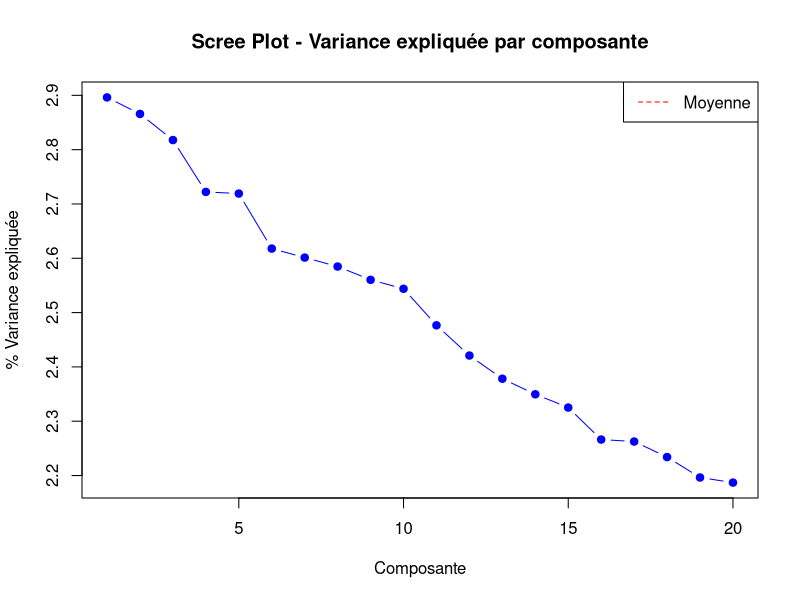
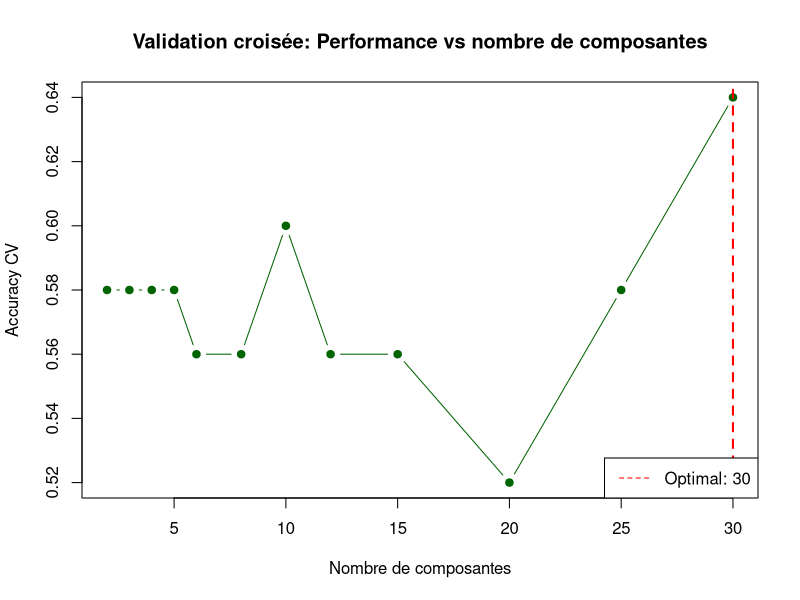
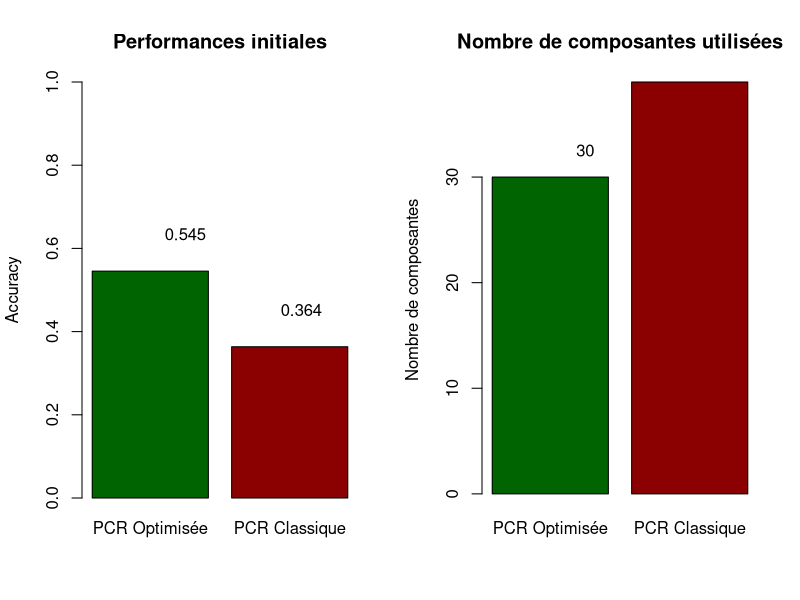
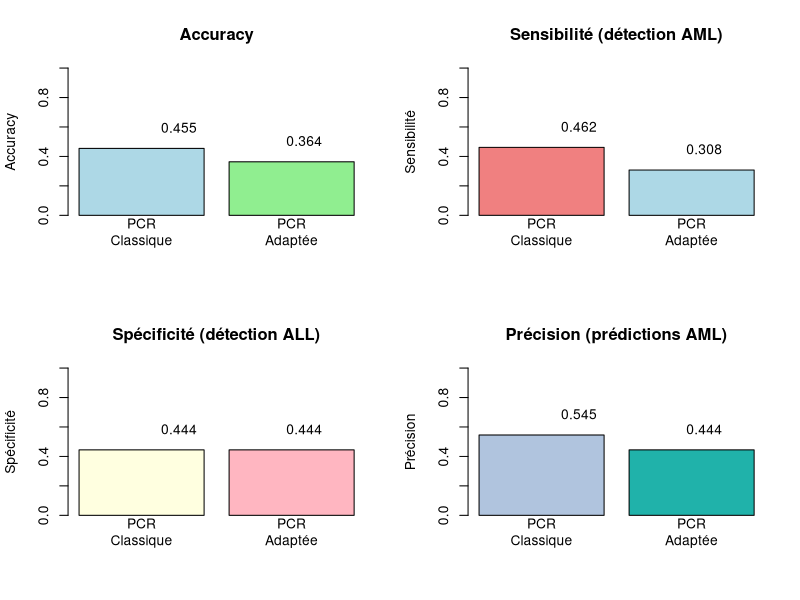
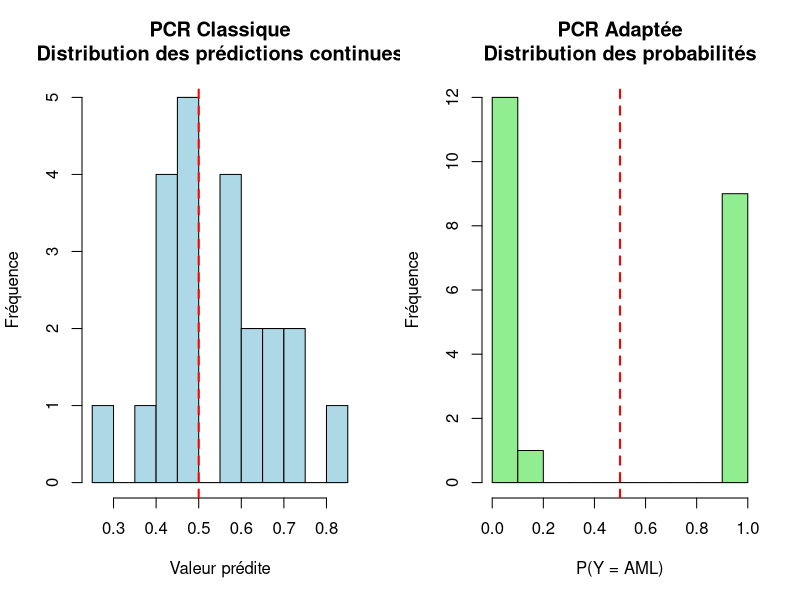
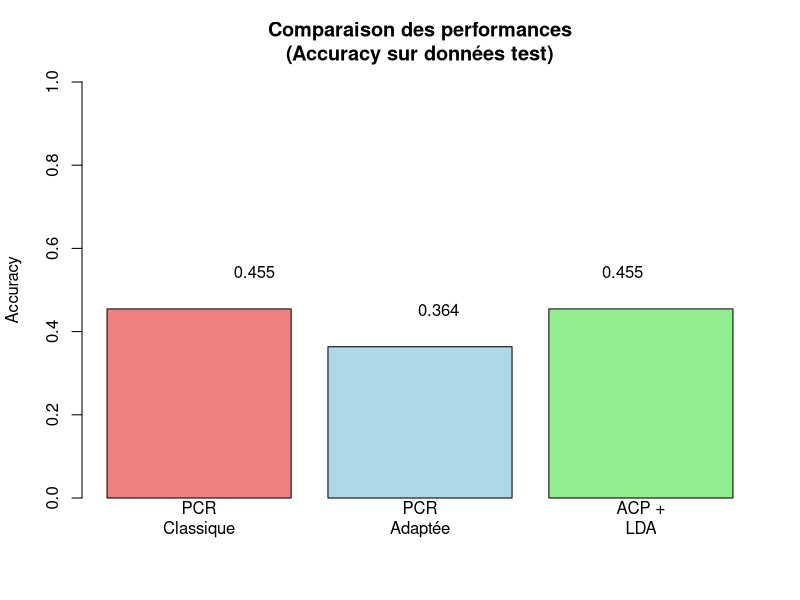

The R script that drew these images, in order:
## ---- chunk 1
# Charger les packages de base disponibles dans R
library(stats)     # Pour prcomp, glm
library(MASS)      # Pour LDA (optionnel)
library(knitr)     # Pour kable

# Packages pour améliorer l'affichage des tableaux
# Note: Si kableExtra n'est pas installé, exécutez: install.packages("kableExtra")
if (!require(kableExtra, quietly = TRUE)) {
  warning("Le package 'kableExtra' n'est pas installé. Les tableaux seront affichés avec kable() basique.\nPour une meilleure présentation, installez le package avec: install.packages('kableExtra')")
  use_kableExtra <- FALSE
} else {
  library(kableExtra)
  use_kableExtra <- TRUE
}

set.seed(12311)

# Fonction utilitaire pour l'affichage des tableaux
format_table <- function(df, caption = NULL, col_names = NULL) {
  # Construire les arguments pour kable
  kable_args <- list(x = df, caption = caption, digits = 4)
  if (!is.null(col_names)) {
    kable_args$col.names <- col_names
  }
  
  if (use_kableExtra) {
    table <- do.call(kable, kable_args) %>%
      kable_styling(bootstrap_options = c("striped", "hover", "condensed"), 
                    full_width = FALSE,
                    position = "center") %>%
      row_spec(0, bold = TRUE, color = "white", background = "#2c3e50")
    return(table)
  } else {
    return(do.call(kable, kable_args))
  }
}
## ---- chunk 2
# Paramètres du jeu de données (conforme au rapport principal)
n <- 72      # Nombre d'observations
p <- 1000    # Nombre de variables explicatives numériques

# Génération des variables explicatives (toutes numériques)
set.seed(12311)
X <- matrix(rnorm(n * p), n, p)
colnames(X) <- paste0("V", 1:p)

# Variable à expliquer (catégorielle binaire)
y <- factor(sample(c("ALL", "AML"), n, replace = TRUE))

# Conversion en dataframe pour faciliter les manipulations
df_numeric <- data.frame(X, Y = y)

# Résumé des caractéristiques du jeu de données
data_summary <- data.frame(
  Caracteristique = c("Dimensions", "Variables explicatives", "Observations", "Rapport p/n", "Type de Y"),
  Valeur = c(paste0(dim(df_numeric)[1], " × ", dim(df_numeric)[2]), 
             paste0(p, " (numériques)"),
             n,
             round(p/n, 2),
             "Catégorielle binaire")
)

format_table(data_summary, 
             caption = "**Tableau 1**: Structure du jeu de données simulé",
             col_names = c("Caractéristique", "Valeur"))

cat("\n")
format_table(as.data.frame(table(df_numeric$Y)), 
             caption = "**Tableau 2**: Répartition de la variable cible Y",
             col_names = c("Classe", "Effectif"))
## ---- chunk 3

# Séparation des données d'entraînement et de test
set.seed(12311)
train_indices <- sample(1:n, size = floor(0.7 * n))
X_train <- X[train_indices, ]
X_test <- X[-train_indices, ]
y_train <- y[train_indices]
y_test <- y[-train_indices]

cat("Taille échantillon - Train:", length(y_train), "| Test:", length(y_test), "\n")

# PCA sur les données d'entraînement
X_train_scaled <- scale(X_train)
X_test_scaled <- scale(X_test, center = attr(X_train_scaled, "scaled:center"), 
                                scale = attr(X_train_scaled, "scaled:scale"))

pca_result <- prcomp(X_train_scaled, center = FALSE, scale. = FALSE)

# Variance expliquée
variance_explained <- (pca_result$sdev^2) / sum(pca_result$sdev^2) * 100
cumvar_explained <- cumsum(variance_explained)

cat("Variance expliquée par les 10 premières composantes:\n")
print(round(variance_explained[1:10], 2))

# Visualisation du scree plot
plot(1:min(20, length(variance_explained)), variance_explained[1:min(20, length(variance_explained))], 
     type = "b", col = "blue", pch = 19,
     main = "Scree Plot - Variance expliquée par composante", 
     xlab = "Composante", ylab = "% Variance expliquée")
abline(h = mean(variance_explained), col = "red", lty = 2, lwd = 2)
legend("topright", legend = "Moyenne", col = "red", lty = 2)
## ---- chunk 4
# Fonction pour évaluer les performances avec un nombre donné de composantes
evaluate_pcr <- function(n_comp, X_scaled, y_data, cv_folds = 5) {
  set.seed(12311)
  n_obs <- nrow(X_scaled)
  
  # Création des folds pour validation croisée
  fold_size <- floor(n_obs / cv_folds)
  indices <- sample(1:n_obs)
  
  accuracies <- numeric(cv_folds)
  
  for(i in 1:cv_folds) {
    # Indices du fold de test
    start_idx <- (i-1) * fold_size + 1
    end_idx <- ifelse(i == cv_folds, n_obs, i * fold_size)
    test_idx <- indices[start_idx:end_idx]
    
    # Division train/test
    X_train_cv <- X_scaled[-test_idx, ]
    X_test_cv <- X_scaled[test_idx, ]
    y_train_cv <- y_data[-test_idx]
    y_test_cv <- y_data[test_idx]
    
    # PCA sur train seulement
    pca_cv <- prcomp(X_train_cv, center = FALSE, scale. = FALSE)
    
    # Projeter sur les composantes
    train_components <- pca_cv$x[, 1:n_comp]
    test_components <- X_test_cv %*% pca_cv$rotation[, 1:n_comp]
    
    # Modèle logistique
    train_data_cv <- data.frame(train_components, Y = y_train_cv)
    test_data_cv <- data.frame(test_components, Y = y_test_cv)
    colnames(test_data_cv)[1:n_comp] <- colnames(train_data_cv)[1:n_comp]
    
    model_cv <- glm(Y ~ ., data = train_data_cv, family = binomial())
    pred_prob_cv <- predict(model_cv, test_data_cv, type = "response")
    pred_class_cv <- ifelse(pred_prob_cv > 0.5, "AML", "ALL")
    
    accuracies[i] <- mean(pred_class_cv == as.character(y_test_cv))
  }
  
  return(mean(accuracies))
}

# Tester différents nombres de composantes
n_comp_range <- c(2, 3, 4, 5, 6, 8, 10, 12, 15, 20, 25, 30)
n_comp_range <- n_comp_range[n_comp_range < n]  # Limiter à n-1

cv_results <- sapply(n_comp_range, function(nc) evaluate_pcr(nc, X_train_scaled, y_train))

# Trouver le nombre optimal de composantes
optimal_ncomp <- n_comp_range[which.max(cv_results)]

# Affichage des résultats de validation croisée
cv_results_table <- data.frame(
  Composantes = n_comp_range,
  Accuracy_CV = round(cv_results, 3)
)

# Affichage des résultats avec mise en forme
if (use_kableExtra) {
  kable(cv_results_table, 
        caption = "**Tableau 3**: Résultats de validation croisée pour différents nombres de composantes",
        col.names = c("Nombre de composantes", "Accuracy CV"),
        digits = 4) %>%
    kable_styling(bootstrap_options = c("striped", "hover", "condensed")) %>%
    row_spec(which.max(cv_results), bold = TRUE, color = "white", background = "#28a745")
} else {
  format_table(cv_results_table, 
               caption = "**Tableau 3**: Résultats de validation croisée pour différents nombres de composantes",
               col_names = c("Nombre de composantes", "Accuracy CV"))
}

optimal_result <- data.frame(
  Optimal_Components = optimal_ncomp,
  Best_CV_Accuracy = round(max(cv_results), 3)
)

format_table(optimal_result, 
             caption = "**Tableau 4**: Résultat optimal de la validation croisée",
             col_names = c("Composantes optimales", "Meilleure Accuracy CV"))

# Visualisation des résultats CV
plot(n_comp_range, cv_results, type = "b", col = "darkgreen", pch = 19,
     main = "Validation croisée: Performance vs nombre de composantes",
     xlab = "Nombre de composantes", ylab = "Accuracy CV")
abline(v = optimal_ncomp, col = "red", lty = 2, lwd = 2)
legend("bottomright", legend = paste("Optimal:", optimal_ncomp), col = "red", lty = 2)
## ---- chunk 5
# PCA avec le nombre optimal de composantes
pc_train <- pca_result$x[, 1:optimal_ncomp]
pc_test <- X_test_scaled %*% pca_result$rotation[, 1:optimal_ncomp]

# Création des datasets
train_data <- data.frame(pc_train, Y = y_train)
test_data <- data.frame(pc_test, Y = y_test)
colnames(test_data)[1:optimal_ncomp] <- colnames(train_data)[1:optimal_ncomp]

# Modèle final
final_model <- glm(Y ~ ., data = train_data, family = binomial())

# Prédictions sur le test set
pred_prob <- predict(final_model, test_data, type = "response")
pred_class <- ifelse(pred_prob > 0.5, "AML", "ALL")
pred_class <- factor(pred_class, levels = levels(y_test))

# Métriques de performance
confusion_matrix <- table(Predicted = pred_class, Actual = y_test)
accuracy_pcr1 <- sum(diag(confusion_matrix)) / sum(confusion_matrix)

# Résultats PCR Standard (Approche 1)
results_pcr1 <- data.frame(
  Metrique = c("Composantes utilisées", "Accuracy test"),
  Valeur = c(optimal_ncomp, round(accuracy_pcr1, 3))
)

format_table(results_pcr1, 
             caption = "**Tableau 5**: Résultats PCR Standard (Approche 1 - Validation croisée)",
             col_names = c("Métrique", "Valeur"))

# Matrice de confusion avec formatage approprié
if (use_kableExtra) {
  kable(confusion_matrix, 
        caption = "**Tableau 6**: Matrice de confusion - PCR Standard (Approche 1)",
        digits = 0) %>%
    kable_styling(bootstrap_options = c("striped", "hover"), full_width = FALSE) %>%
    add_header_above(c(" " = 1, "Valeurs réelles" = 2))
} else {
  format_table(confusion_matrix, 
               caption = "**Tableau 6**: Matrice de confusion - PCR Standard (Approche 1)")
}
## ---- chunk 6
# PCR classique avec nombre de composantes basé sur la variance cumulée
# Critère: 85% de variance expliquée

# Trouver le nombre de composantes pour 85% de variance
ncomp_classical <- which(cumvar_explained >= 85)[1]
if (is.na(ncomp_classical)) ncomp_classical <- min(20, length(variance_explained))

# Extraction des composantes pour train et test
pc_train_classical <- pca_result$x[, 1:ncomp_classical]
pc_test_classical <- X_test_scaled %*% pca_result$rotation[, 1:ncomp_classical]

# Création des datasets
train_data_classical <- data.frame(pc_train_classical, Y = y_train)
test_data_classical <- data.frame(pc_test_classical, Y = y_test)
colnames(test_data_classical)[1:ncomp_classical] <- colnames(train_data_classical)[1:ncomp_classical]

# Modèle logistique
model_classical <- glm(Y ~ ., data = train_data_classical, family = binomial())

# Prédictions
pred_prob_classical <- predict(model_classical, test_data_classical, type = "response")
pred_class_classical <- ifelse(pred_prob_classical > 0.5, "AML", "ALL")
pred_class_classical <- factor(pred_class_classical, levels = levels(y_test))

# Métriques de performance
confusion_matrix_classical <- table(Predicted = pred_class_classical, Actual = y_test)
accuracy_pcr2 <- sum(diag(confusion_matrix_classical)) / sum(confusion_matrix_classical)

# Résultats PCR Classique (Approche 2)
pcr_classical_info <- data.frame(
  Critere = "85% de variance cumulée expliquée",
  Composantes_selectionnees = ncomp_classical,
  Variance_expliquee = paste0(round(cumvar_explained[ncomp_classical], 2), "%"),
  Accuracy_test = round(accuracy_pcr2, 3)
)

format_table(as.data.frame(t(pcr_classical_info)), 
             caption = "**Résultats PCR Classique (Approche 2)**",
             col_names = c("Valeur"))

cat("\n**Matrice de confusion PCR Classique:**\n")
format_table(confusion_matrix_classical, 
             caption = "Matrice de confusion - PCR Classique (Approche 2)")
## ---- chunk 7
# Comparaison visuelle des deux approches
comparison_data <- data.frame(
  Approche = c("PCR Optimisée (CV)", "PCR Classique (85% var)"),
  Accuracy = c(accuracy_pcr1, accuracy_pcr2),
  N_Components = c(optimal_ncomp, ncomp_classical),
  Criterion = c("Validation croisée", "85% variance")
)

# Comparaison avec formatage approprié
if (use_kableExtra) {
  kable(comparison_data, 
        caption = "**Tableau 7**: Comparaison initiale des approches PCR",
        col.names = c("Approche", "Accuracy", "Nb Composantes", "Critère"),
        digits = 4) %>%
    kable_styling(bootstrap_options = c("striped", "hover", "condensed")) %>%
    row_spec(which.max(comparison_data$Accuracy), bold = TRUE, color = "white", background = "#17a2b8")
} else {
  format_table(comparison_data, 
               caption = "**Tableau 7**: Comparaison initiale des approches PCR",
               col_names = c("Approche", "Accuracy", "Nb Composantes", "Critère"))
}

# Graphique de comparaison
par(mfrow = c(1, 2))

# Comparaison des accuracies
barplot(comparison_data$Accuracy, 
        names.arg = c("PCR Optimisée", "PCR Classique"),
        main = "Performances initiales",
        ylab = "Accuracy",
        col = c("darkgreen", "darkred"),
        ylim = c(0, 1))
text(1:2, comparison_data$Accuracy + 0.05, 
     labels = round(comparison_data$Accuracy, 3), 
     pos = 3)

# Comparaison du nombre de composantes
barplot(comparison_data$N_Components,
        names.arg = c("PCR Optimisée", "PCR Classique"),
        main = "Nombre de composantes utilisées",
        ylab = "Nombre de composantes",
        col = c("darkgreen", "darkred"))
text(1:2, comparison_data$N_Components + 1,
     labels = comparison_data$N_Components,
     pos = 3)

par(mfrow = c(1, 1))
## ---- chunk 8
print("Comparaison PCR Classique vs PCR Adaptée")

# Utilisation des mêmes composantes principales (85% variance) pour comparaison équitable
components_data <- data.frame(pc_train_classical, y_train_num = ifelse(y_train == "AML", 1, 0), y_train_cat = y_train)
test_components_data <- data.frame(pc_test_classical, y_test_num = ifelse(y_test == "AML", 1, 0), y_test_cat = y_test)

# Approche 1: PCR Classique (cible numérique)
print("Approche 1: PCR Classique (cible numérique)")

# Modèle de régression linéaire
model_pcr_numeric <- lm(y_train_num ~ ., data = components_data[, c(colnames(pc_train_classical), "y_train_num")])

# Prédictions continues
pred_continuous <- predict(model_pcr_numeric, test_components_data)

# Résumé des prédictions continues
pred_summary_numeric <- data.frame(
  Statistique = c("Exemple (6 premiers)", "Minimum", "Maximum"),
  Valeur = c(paste(round(head(pred_continuous), 3), collapse=", "), 
             round(min(pred_continuous), 3), 
             round(max(pred_continuous), 3))
)
print(pred_summary_numeric)

# Classification par seuillage
pred_class_numeric <- ifelse(pred_continuous > 0.5, "AML", "ALL")
pred_class_numeric <- factor(pred_class_numeric, levels = levels(y_test))

# Métriques
accuracy_numeric <- mean(pred_class_numeric == y_test)
confusion_numeric <- table(Predicted = pred_class_numeric, Actual = y_test)

print(paste("Accuracy PCR classique:", round(accuracy_numeric, 3)))
print("Matrice de confusion PCR classique:")
print(confusion_numeric)

# Approche 2: PCR Adaptée (cible catégorielle)
print("Approche 2: PCR Adaptée (cible catégorielle)")

# Modèle de régression logistique (déjà calculé précédemment)
model_pcr_categorical <- model_classical  # Réutiliser le modèle déjà créé

# Prédictions probabilistes
pred_probabilities <- predict(model_pcr_categorical, test_data_classical, type = "response")

# Résumé des probabilités prédites
pred_summary_categorical <- data.frame(
  Statistique = c("Exemple (6 premiers)", "Minimum", "Maximum"),
  Valeur = c(paste(round(head(pred_probabilities), 3), collapse=", "), 
             round(min(pred_probabilities), 3), 
             round(max(pred_probabilities), 3))
)
print(pred_summary_categorical)

# Classification
pred_class_categorical <- ifelse(pred_probabilities > 0.5, "AML", "ALL")
pred_class_categorical <- factor(pred_class_categorical, levels = levels(y_test))

# Métriques (déjà calculées)
accuracy_categorical <- accuracy_pcr2
confusion_categorical <- confusion_matrix_classical

print(paste("Accuracy PCR adaptée:", round(accuracy_categorical, 3)))
print("Matrice de confusion PCR adaptée:")
print(confusion_categorical)

# ===== CALCUL DE MÉTRIQUES DÉTAILLÉES =====
calculate_detailed_metrics <- function(conf_matrix) {
  if(all(c("ALL", "AML") %in% rownames(conf_matrix)) && all(c("ALL", "AML") %in% colnames(conf_matrix))) {
    tp <- conf_matrix["AML", "AML"]  # Vrais positifs
    tn <- conf_matrix["ALL", "ALL"]  # Vrais négatifs
    fp <- conf_matrix["AML", "ALL"]  # Faux positifs
    fn <- conf_matrix["ALL", "AML"]  # Faux négatifs
    
    sensitivity <- tp / (tp + fn)  # Sensibilité (rappel pour AML)
    specificity <- tn / (tn + fp)  # Spécificité
    precision <- tp / (tp + fp)    # Précision pour AML
    
    return(list(sensitivity = sensitivity, specificity = specificity, precision = precision))
  } else {
    return(list(sensitivity = NA, specificity = NA, precision = NA))
  }
}

metrics_numeric <- calculate_detailed_metrics(confusion_numeric)
metrics_categorical <- calculate_detailed_metrics(confusion_categorical)

# Métriques détaillées comparatives
cat("**Métriques détaillées - PCR Classique (numérique):**\n")
metrics_table_numeric <- data.frame(
  Metrique = c("Sensibilité (détection AML)", "Spécificité (détection ALL)", "Précision (AML prédits)"),
  Valeur = round(c(metrics_numeric$sensitivity, metrics_numeric$specificity, metrics_numeric$precision), 3)
)
format_table(metrics_table_numeric, 
             caption = "Métriques détaillées - Approche numérique",
             col_names = c("Métrique", "Valeur"))

cat("\n**Métriques détaillées - PCR Adaptée (catégorielle):**\n")
metrics_table_categorical <- data.frame(
  Metrique = c("Sensibilité (détection AML)", "Spécificité (détection ALL)", "Précision (AML prédits)"),
  Valeur = round(c(metrics_categorical$sensitivity, metrics_categorical$specificity, metrics_categorical$precision), 3)
)
format_table(metrics_table_categorical, 
             caption = "Métriques détaillées - Approche catégorielle",
             col_names = c("Métrique", "Valeur"))
## ---- chunk 9
# Tableau comparatif des résultats
comparative_results <- data.frame(
  Approche = c("PCR Classique (numérique)", "PCR Adaptée (catégorielle)"),
  Accuracy = c(accuracy_numeric, accuracy_categorical),
  Sensibilite = c(metrics_numeric$sensitivity, metrics_categorical$sensitivity),
  Specificite = c(metrics_numeric$specificity, metrics_categorical$specificity),
  Precision = c(metrics_numeric$precision, metrics_categorical$precision)
)

format_table(round(comparative_results[, -1], 3), 
             caption = "**Tableau 8**: Comparaison détaillée des approches PCR",
             col_names = c("Accuracy", "Sensibilité", "Spécificité", "Précision"))

# Visualisations comparatives
par(mfrow = c(2, 2))

# 1. Comparaison des accuracies
barplot(comparative_results$Accuracy,
        names.arg = c("PCR\nClassique", "PCR\nAdaptée"),
        col = c("lightblue", "lightgreen"),
        ylim = c(0, 1),
        main = "Accuracy",
        ylab = "Accuracy")
text(1:2, comparative_results$Accuracy + 0.05,
     labels = round(comparative_results$Accuracy, 3),
     pos = 3)

# 2. Comparaison des sensibilités
barplot(comparative_results$Sensibilite,
        names.arg = c("PCR\nClassique", "PCR\nAdaptée"),
        col = c("lightcoral", "lightblue"),
        ylim = c(0, 1),
        main = "Sensibilité (détection AML)",
        ylab = "Sensibilité")
text(1:2, comparative_results$Sensibilite + 0.05,
     labels = round(comparative_results$Sensibilite, 3),
     pos = 3)

# 3. Comparaison des spécificités
barplot(comparative_results$Specificite,
        names.arg = c("PCR\nClassique", "PCR\nAdaptée"),
        col = c("lightyellow", "lightpink"),
        ylim = c(0, 1),
        main = "Spécificité (détection ALL)",
        ylab = "Spécificité")
text(1:2, comparative_results$Specificite + 0.05,
     labels = round(comparative_results$Specificite, 3),
     pos = 3)

# 4. Comparaison des précisions
barplot(comparative_results$Precision,
        names.arg = c("PCR\nClassique", "PCR\nAdaptée"),
        col = c("lightsteelblue", "lightseagreen"),
        ylim = c(0, 1),
        main = "Précision (prédictions AML)",
        ylab = "Précision")
text(1:2, comparative_results$Precision + 0.05,
     labels = round(comparative_results$Precision, 3),
     pos = 3)

par(mfrow = c(1, 1))

# Analyse des distributions des prédictions
par(mfrow = c(1, 2))

# Distribution des prédictions PCR classique
hist(pred_continuous, 
     main = "PCR Classique\nDistribution des prédictions continues",
     xlab = "Valeur prédite", 
     ylab = "Fréquence",
     col = "lightblue",
     breaks = 10)
abline(v = 0.5, col = "red", lwd = 2, lty = 2)

# Distribution des probabilités PCR adaptée
hist(pred_probabilities, 
     main = "PCR Adaptée\nDistribution des probabilités",
     xlab = "P(Y = AML)", 
     ylab = "Fréquence",
     col = "lightgreen",
     breaks = 10)
abline(v = 0.5, col = "red", lwd = 2, lty = 2)

par(mfrow = c(1, 1))
## ---- chunk 10
# Implémentation ACP + LDA
print("Implémentation ACP + LDA")

# Utiliser les composantes principales déjà calculées
library(MASS)

# LDA sur les composantes principales (utilisation de 85% variance)
lda_model <- lda(Y ~ ., data = train_data_classical)

# Prédictions LDA
lda_predictions <- predict(lda_model, test_data_classical)
pred_class_lda <- lda_predictions$class
accuracy_lda <- mean(pred_class_lda == y_test)

# Matrice de confusion
confusion_lda <- table(Predicted = pred_class_lda, Actual = y_test)

# Probabilités postérieures LDA
lda_probabilities <- lda_predictions$posterior[, "AML"]

# Résultats ACP + LDA
lda_results <- data.frame(
  Metrique = c("Accuracy ACP + LDA", "Exemple probabilités"),
  Valeur = c(round(accuracy_lda, 3), paste(round(head(lda_probabilities), 3), collapse=", "))
)
print(lda_results)

print("Matrice de confusion ACP + LDA:")
print(confusion_lda)
## ---- chunk 11
# Récapitulatif des quatre approches
methods_comparison <- data.frame(
  Methode = c("PCR Classique", "PCR Adaptée", "ACP + LDA", "PLS-DA (théorique)"),
  Accuracy = c(accuracy_numeric, accuracy_categorical, accuracy_lda, NA),
  Type = c("Non supervisée", "Non supervisée", "Hybride", "Supervisée"),
  Validite_Statistique = c("Faible", "Forte", "Forte", "Forte"),
  Interpretabilite = c("Difficile", "Bonne", "Très bonne", "Moyenne")
)

print("Comparaison des quatre méthodes :")
print(methods_comparison)

# Graphique comparatif des accuracies
accuracies_plot <- c(accuracy_numeric, accuracy_categorical, accuracy_lda)
method_names <- c("PCR\nClassique", "PCR\nAdaptée", "ACP +\nLDA")

barplot(accuracies_plot,
        names.arg = method_names,
        col = c("lightcoral", "lightblue", "lightgreen"),
        ylim = c(0, 1),
        main = "Comparaison des performances\n(Accuracy sur données test)",
        ylab = "Accuracy")
text(1:3, accuracies_plot + 0.05,
     labels = round(accuracies_plot, 3),
     pos = 3)
## ---- chunk 12
final_choice <- data.frame(
  Element = c("Méthode PCR retenue", "Critère de sélection", "Nombre optimal composantes", "Performance de référence"),
  Valeur = c("ACP + Régression Logistique", "Validation croisée", optimal_ncomp, round(accuracy_pcr1, 3))
)

# Choix final avec formatage approprié
if (use_kableExtra) {
  kable(final_choice, 
        caption = "**Tableau 9**: Choix final pour la Question 4 du projet",
        col.names = c("Élément", "Valeur")) %>%
    kable_styling(bootstrap_options = c("striped", "hover"), full_width = FALSE) %>%
    column_spec(2, bold = TRUE, color = "#155724", background = "#d4edda")
} else {
  format_table(final_choice, 
               caption = "**Tableau 9**: Choix final pour la Question 4 du projet",
               col_names = c("Élément", "Valeur"))
}

cat("\nCette approche sera utilisée pour :\n")
cat("- Réaliser la PCR de la Question 4\n")
cat("- Comparer avec les résultats du Lasso\n") 
cat("- Discuter les différences d'approche\n")
cat("- Analyser ce qu'on perd en passant aux composantes principales\n")
